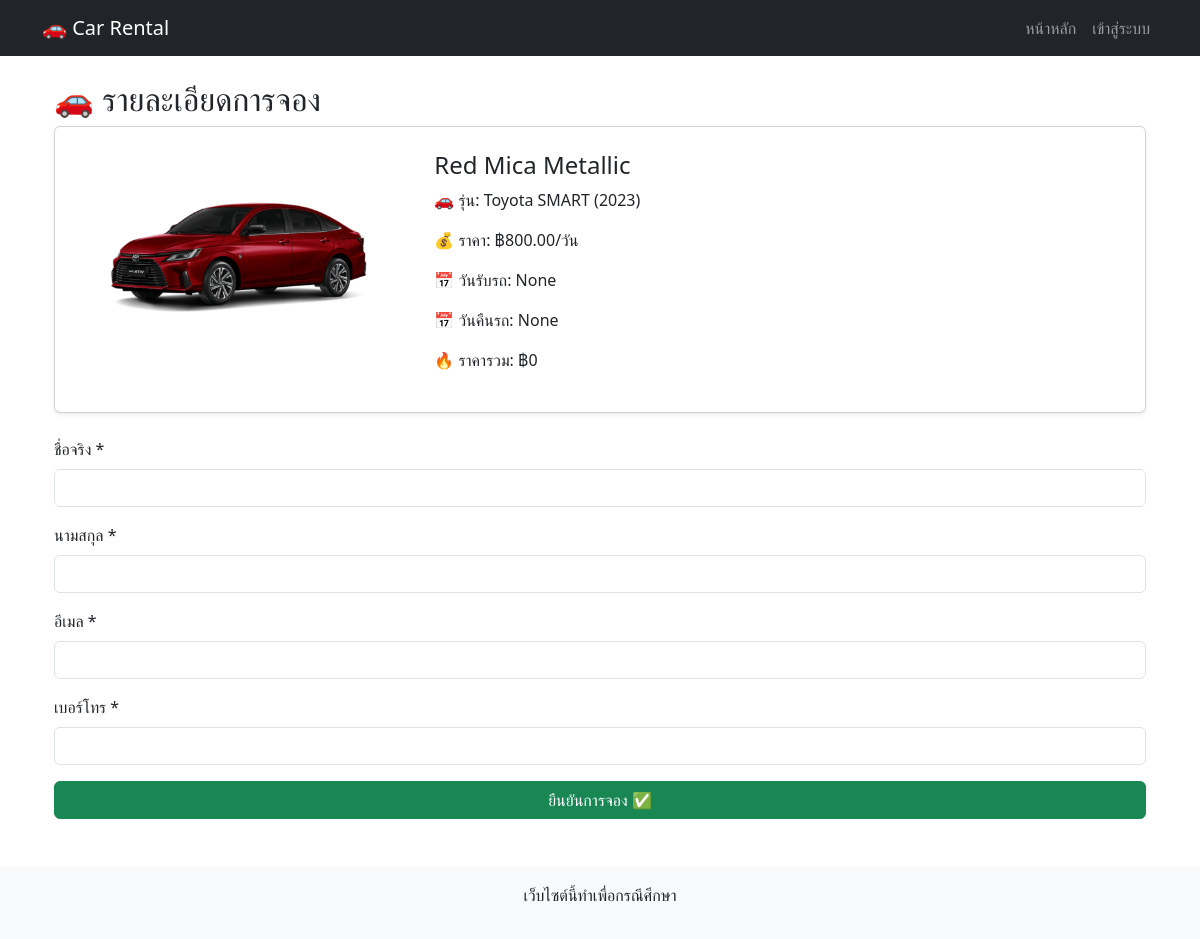
The app's page /booking/1/ with its own data.
### myapp/models.py (models this page shows, shortened)
class Car(models.Model):
    name = models.CharField(max_length=255, verbose_name="ชื่อรถ")
    brand = models.CharField(max_length=100, verbose_name="ยี่ห้อ")
    model = models.CharField(max_length=255, verbose_name="รุ่น")
    year = models.PositiveIntegerField(verbose_name="ปีที่ผลิต")
    type = models.CharField(
        max_length=50,
        choices=[
            ('Sedan', 'Sedan'),
            ('SUV', 'SUV'),
            ('Truck', 'Truck'),
            ('Van', 'Van'),
        ],
        verbose_name="ประเภทรถ"
    )
    seats = models.PositiveIntegerField(default=5, verbose_name="จำนวนที่นั่ง")
    doors = models.PositiveIntegerField(default=4, verbose_name="จำนวนประตู")
    price_per_day = models.DecimalField(max_digits=10, decimal_places=2, verbose_name="ราคา/วัน")
    discount = models.DecimalField(max_digits=5, decimal_places=2, default=0.00, verbose_name="ส่วนลด (%)")
    image = models.ImageField(upload_to='cars/', blank=True, null=True, verbose_name="รูปภาพ")
    description = models.TextField(default="ไม่มีข้อมูล", verbose_name="รายละเอียด")
    available = models.BooleanField(default=True, verbose_name="พร้อมให้เช่า")
    class Meta:
        verbose_name = "รถยนต์"
        verbose_name_plural = "รถยนต์ทั้งหมด"
        ordering = ['-year']

### myapp/views.py (the view)
# urls.py: path('booking/<int:car_id>/', views.booking_details, name='booking_details'),
def booking_details(request, car_id):
    car = get_object_or_404(Car, id=car_id)
    pickup_date = request.GET.get('pickup_date')
    return_date = request.GET.get('return_date')
    if pickup_date and return_date:
        days = (parse_date(return_date) - parse_date(pickup_date)).days
        total_price = car.price_per_day * days
    else:
        total_price = 0
    return render(request, 'myapp/booking_details.html', {
        'car': car,
        'pickup_date': pickup_date,
        'return_date': return_date,
        'total_price': total_price
    })

### myapp/context_processors.py (called while the page is built)
def google_maps_api_key(request):
    return {
        "google_maps_api_key": settings.GOOGLE_MAPS_API_KEY
    }

### myapp/templates/myapp/booking_details.html (shortened to what this page needs)
{% extends "myapp/base.html" %}
{% load static %}
{% block content %}
<div class="container mt-4">
    <h2>🚗 รายละเอียดการจอง</h2>
    <div class="card shadow-sm p-4">
        <div class="row">
            <div class="col-md-4">
                <img src="{% if car.image %}{{ car.image.url }}{% else %}{% static 'images/default-car.png' %}{% endif %}" class="img-fluid rounded" alt="{{ car.name }}">
            </div>
            <div class="col-md-8">
                <h4>{{ car.name }}</h4>
                <p>🚗 รุ่น: {{ car.brand }} {{ car.model }} ({{ car.year }})</p>
                <p>💰 ราคา: ฿{{ car.price_per_day }}/วัน</p>
                <p>📅 วันรับรถ: {{ pickup_date }}</p>
                <p>📅 วันคืนรถ: {{ return_date }}</p>
                <p>🔥 ราคารวม: ฿{{ total_price }}</p>
            </div>
        </div>
    </div>
    <form method="POST" action="{% url 'confirm_booking' %}" class="mt-4">
        <div class="mb-3">
            <label class="form-label">ชื่อจริง *</label>
            <input type="text" name="first_name" class="form-control" required>
        </div>
        <div class="mb-3">
            <label class="form-label">นามสกุล *</label>
            <input type="text" name="last_name" class="form-control" required>
        </div>
        <div class="mb-3">
            <label class="form-label">อีเมล *</label>
            <input type="email" name="email" class="form-control" required>
        </div>
        <div class="mb-3">
            <label class="form-label">เบอร์โทร *</label>
            <input type="text" name="phone" class="form-control" required>
        </div>
        <button type="submit" class="btn btn-success w-100">ยืนยันการจอง ✅</button>
    </form>
</div>
{% endblock %}

### records on screen
Car: image (picture), name "Red Mica Metallic", brand "Toyota", model "SMART", year "2023", price_per_day "800.00"

### other values on screen
{{ pickup_date }} "None"
{{ return_date }} "None"
{{ total_price }} "0"
